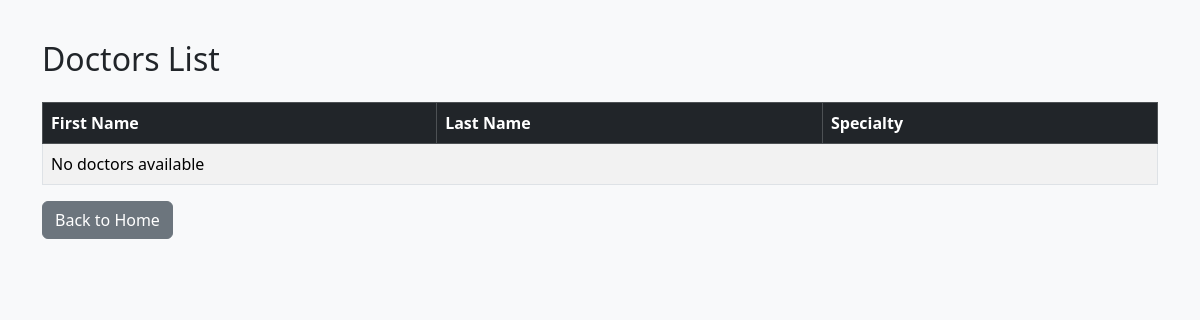
The app's page /doctors/, older data.
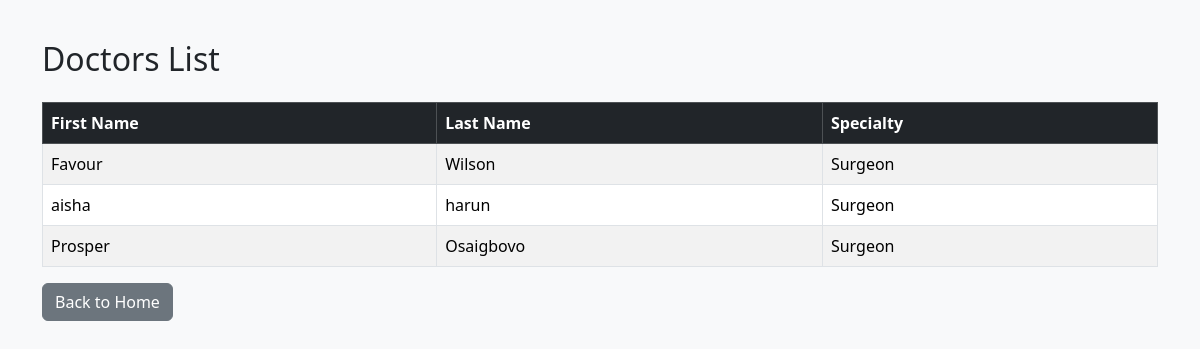
The same page, newer data.
### hospital_app/models.py (models this page shows, shortened)
class Doctor(models.Model):
    first_name = models.CharField(max_length=100)
    last_name = models.CharField(max_length=100)
    specialty = models.CharField(max_length=100)
    phone = models.CharField(max_length=20)
    email = models.EmailField(unique=True)

### hospital_app/views.py (the view)
# urls.py: path('doctors/', views.doctor_list, name='doctor_list'),
def doctor_list(request):
    doctors = Doctor.objects.all()
    return render(request, 'doctors.html', {'doctors': doctors})

### hospital_app/templates/doctors.html
{% extends 'base.html' %}
{% block content %}
<h2 class="mb-4">Doctors List</h2>
<table class="table table-striped table-bordered">
    <thead class="table-dark">
        <tr>
            <th>First Name</th>
            <th>Last Name</th>
            <th>Specialty</th>
        </tr>
    </thead>
    <tbody>
        {% for doctor in doctors %}
        <tr>
            <td>{{ doctor.first_name }}</td>
            <td>{{ doctor.last_name }}</td>
            <td>{{ doctor.specialty }}</td>
        </tr>
        {% empty %}
        <tr>
            <td colspan="3">No doctors available</td>
        </tr>
        {% endfor %}
    </tbody>
</table>
<a href="/" class="btn btn-secondary">Back to Home</a>
{% endblock %}

### hospital_app/templates/base.html (shortened to what this page needs)
<!DOCTYPE html>
<html lang="en">
<head>
    <link href="https://cdn.jsdelivr.net/npm/bootstrap@5.3.3/dist/css/bootstrap.min.css" rel="stylesheet">
</head>
<body>
<div class="container">
    {% block content %}{% endblock %}
</div>
</body>
</html>

### hospital_app/templates/base.html (style rules this page uses)
body { background: #f8f9fa; }
.container { margin-top: 40px; }

Row changes from the older to the newer data that the page shows:
added Doctor: first_name "Favour", last_name "Wilson", specialty "Surgeon"
added Doctor: first_name "aisha", last_name "harun", specialty "Surgeon"
added Doctor: first_name "Prosper", last_name "Osaigbovo", specialty "Surgeon"
Text that changed along with them:
text no longer shown: "No doctors available"
